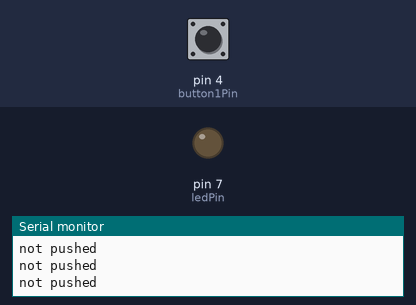
Recording of a sketch running on a simulated Arduino Uno, built with avr-gcc and run on an emulated ATmega328P. Shown: output pins drawn as LEDs (lit = HIGH), the last lines printed to the serial monitor. Dashed ring = blinking. The inputs (shaded band) are chosen by the test bench; at power-on: pin 4 (button1Pin) LOW.

Above: at 1.2 s.
1.3 s: pin 4 (button1Pin) pulled HIGH for 0.15 s
At 1.39 s:
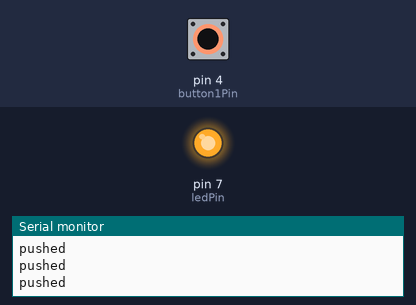
2.9 s: pin 4 (button1Pin) pulled HIGH for 3.2 s
At 6.7 s:
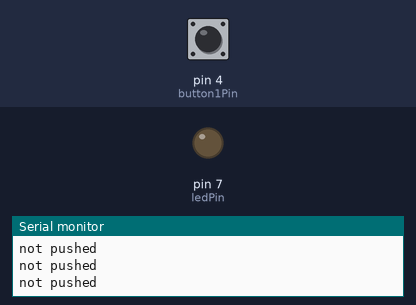
9.1 s: pin 4 (button1Pin) pulled HIGH for 1 s
At 9.9 s:
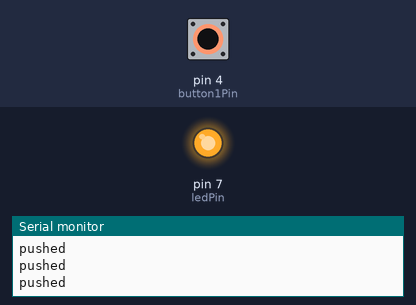
13.1 s: pin 4 (button1Pin) driven HIGH
At 14.2 s:
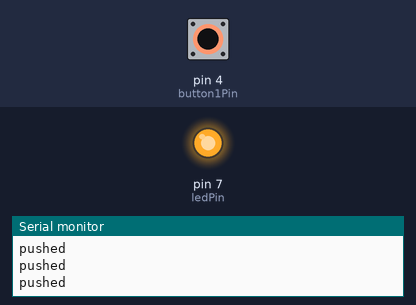
16.1 s: pin 4 (button1Pin) driven LOW
At 16.8 s:
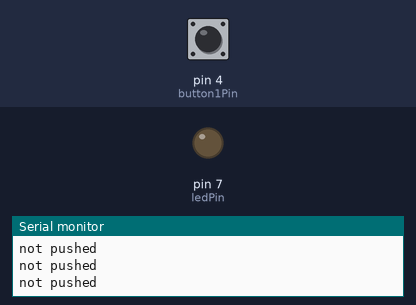
17.6 s: pin 4 (button1Pin) pulsed HIGH 2 times (0.12 s each, 0.3 s apart)
At 17.67 s:
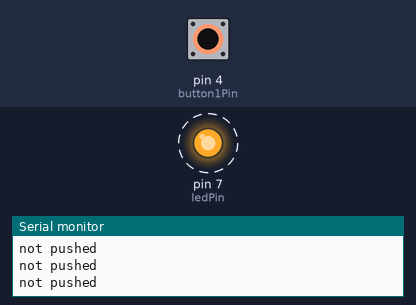
Timing chart, 0 to 20.6 s (numbered marks = the images above; inputs shaded):
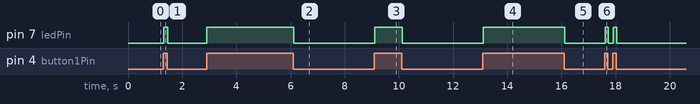

Measured:
- after the input at 1.3 s, pin 7 (ledPin): LOW → HIGH at once, → LOW 0.15 s later
- after the input at 2.9 s, pin 7 (ledPin): LOW → HIGH at once, → LOW 3.2 s later
- after the input at 9.1 s, pin 7 (ledPin): LOW → HIGH at once, → LOW 1.0 s later
- after the input at 13.1 s, pin 7 (ledPin): LOW → HIGH at once
- after the input at 16.1 s, pin 7 (ledPin): HIGH → LOW at once
- after the input at 17.6 s, pin 7 (ledPin): alternates HIGH for 0.12 s and LOW for 0.18 s, 4 changes in all, then stays LOW, starting at once

The sketch:

step_4-combine_light_and_button.ino
```cpp
/*
 * Set up variables for pins
 */
int button1Pin = 4;
int button2Pin = 5;

int ledPin = 7;

/*
 * Variables for button states
 */
int button1State = 0;

void setup() {
  //set up pins for buttons
  pinMode(button1Pin, INPUT);
  pinMode(button2Pin, INPUT);

  //set up pins for led
  pinMode(ledPin, OUTPUT);

  //Open up the serial port
  Serial.begin(9600);
}

void loop() {
  //check if the button is pushed
  button1State = digitalRead(button1Pin);

  //if the button is pushed, turn on the LED
  if(button1State == HIGH) {

    //print pushed
    Serial.println("pushed");

    //turn on the LED
    digitalWrite(ledPin,HIGH);

  } else {

    //print not pushed
    Serial.println("not pushed");

    //turn off the LED
    digitalWrite(ledPin,LOW);
  }


}
```
